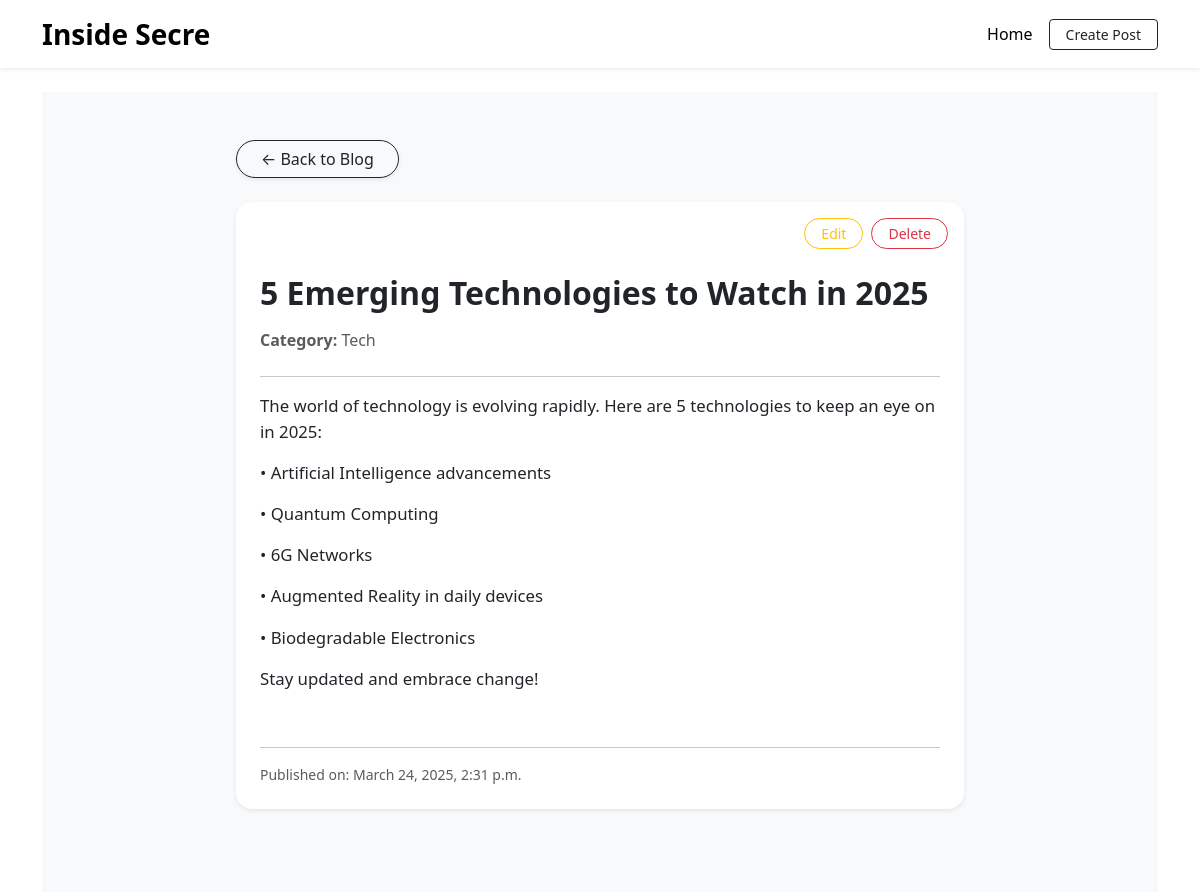
Page /blog/post/12/ on the committed database.
### blog/models.py (models this page shows, shortened)
class BlogPost(models.Model):
    CATEGORY_CHOICES = [
        ("Tech", "Tech"),
        ("Life", "Life"),
        ("Tutorial", "Tutorial"),
        ("News", "News"),
    ]
    title = models.CharField(max_length=200)
    content = models.TextField()
    created_at = models.DateTimeField(auto_now_add=True)
    category = models.CharField(max_length=50, choices=CATEGORY_CHOICES, default="Tech")

### blog/views.py (the view)
# urls.py: path("post/<int:post_id>/", views.blog_detail, name="blog_detail"),  # blog detail
def blog_detail(request, post_id):
    post = get_object_or_404(BlogPost, pk=post_id)
    post.content_html = mark_safe(markdown.markdown(post.content))
    return render(request, "blog/detail.html", {"post": post})

### blog/templates/blog/detail.html (shortened to what this page needs)
{% extends 'blog/base.html' %}
{% block content %}
<div class="py-5" style="background-color: #f8f9fa; min-height: 100vh;">
    <div class="container d-flex justify-content-center align-items-center">
        <div class="col-md-8">
            <a href="{% url 'blog_home' %}" class="btn btn-outline-dark mb-4 rounded-pill px-4 shadow-sm">← Back to Blog</a>
            <div class="card shadow-sm border-0 rounded-4 p-4 position-relative">
                <div class="position-absolute top-0 end-0 mt-3 me-3 d-flex gap-2">
                    <a href="{% url 'edit_post' post.id %}" class="btn btn-outline-warning btn-sm rounded-pill px-3">Edit</a>
                    <a href="{% url 'delete_post' post.id %}" class="btn btn-outline-danger btn-sm rounded-pill px-3">Delete</a>
                </div>
                <h2 class="card-title fw-bold mb-3">{{ post.title }}</h2>
                <p class="text-muted mb-2"><strong>Category:</strong> {{ post.category }}</p>
                <hr>
                <div class="card-text mb-4" style="font-size: 1.05rem;">
                    {{ post.content_html|safe }}
                </div>
                <hr>
                <small class="text-muted">Published on: {{ post.created_at }}</small>
            </div>
        </div>
    </div>
</div>
{% endblock %}

### blog/templates/blog/base.html (style rules this page uses)
body { opacity: 0; transition: opacity 0.4s ease-in; }
body.loaded { opacity: 1; }

### blog/templates/blog/detail.html (style rules this page uses)
.card { transition: transform 0.2s ease, box-shadow 0.2s ease; }

### rows in the picture
BlogPost: title "5 Emerging Technologies to Watch in 2025", category "Tech", content_html "The world of technology is evolving rapidly. Here are 5 technologies to keep an eye on in 2025: • Artificial Intelligence advancements • Quantum Computing • 6G Networks • Augmented Reality in daily devices • Biodegradable Electronics Stay updated and embrace change!", created_at "March 24, 2025, 2:31 p.m."
